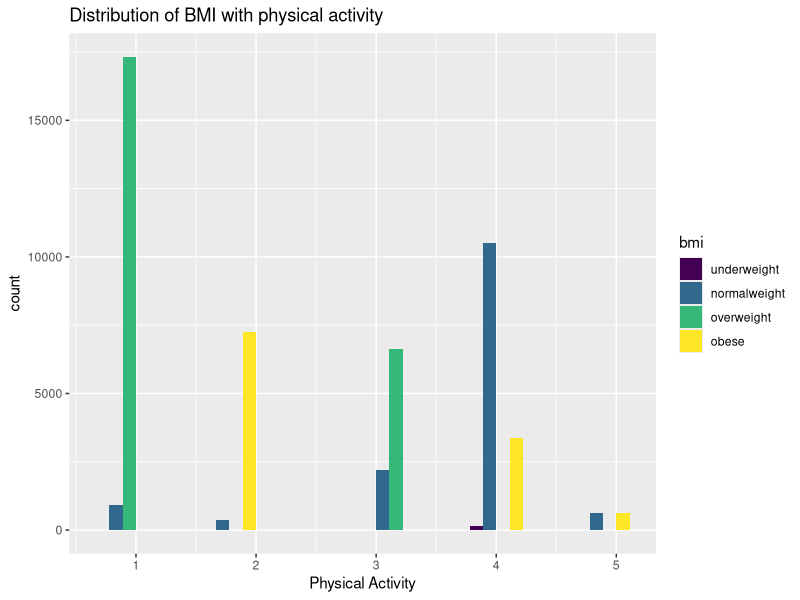
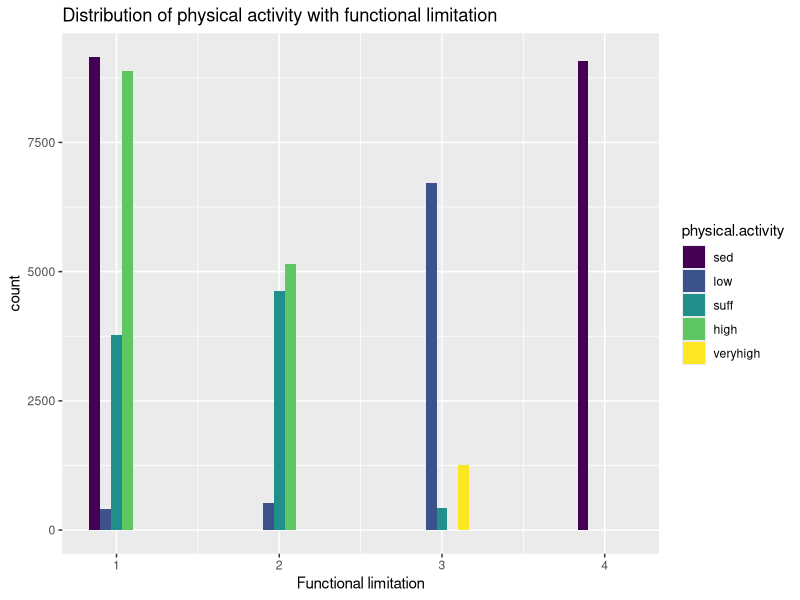
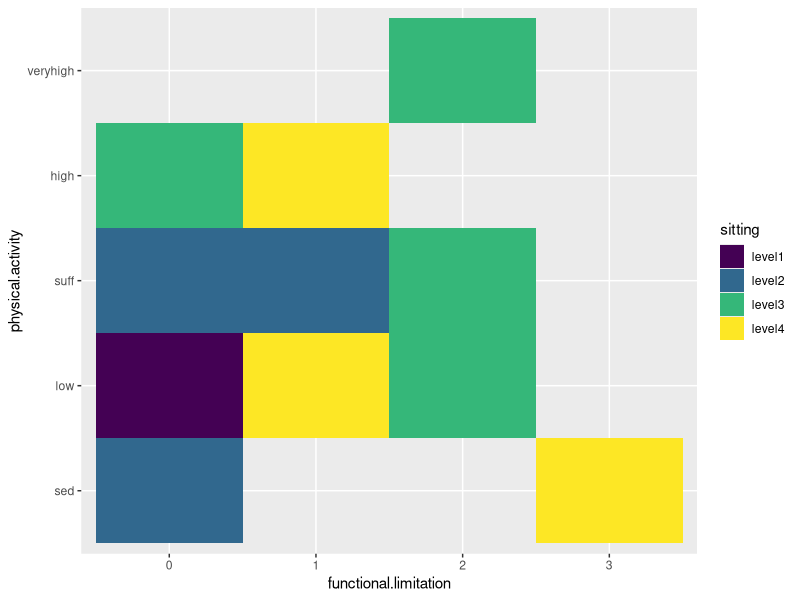
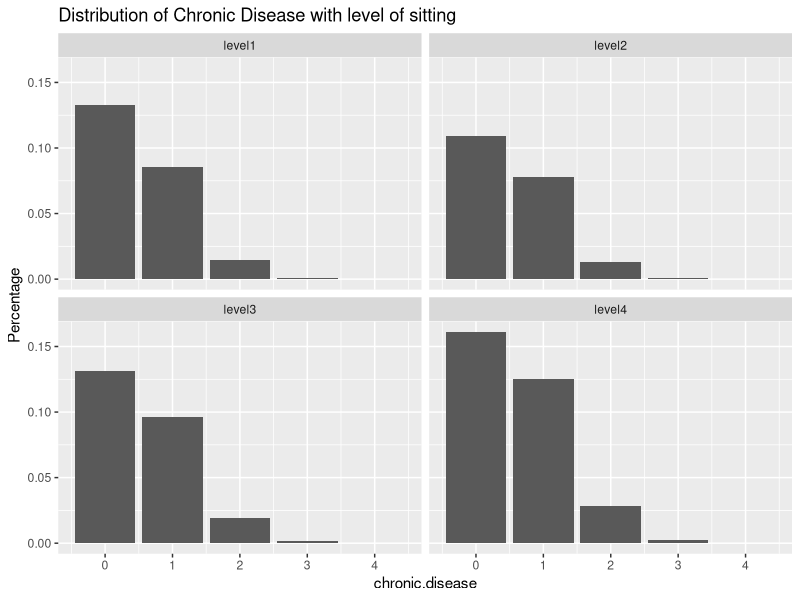

Write the R code that produced these figures, in order.
## ---- chunk 1
set.seed(101)
generateDataset<-function(N){
  data.frame(matrix(0, nrow = N, ncol = 11))
  age<-0
  canc<-0
  cvd<-0
  diab<-0
  hbp<-0
  education<-0
  smoke<-0
  functional.limitation<-0
  physical.activity<-0
  bmi<-0
  sitting<-0
  data.frame(age,canc,cvd,diab,hbp,education,smoke,functional.limitation,physical.activity,bmi,sitting)
  age<-rnorm(N,55.6,5.4)
  education<-factor(sample(0:5, N, replace=TRUE, prob=c(0.07, 0.128, 0.104, 0.172,0.21,0.317)),ordered=T, 
                    levels=c('0','1','2','3','4','5'))
  smoke<-rbinom(N,1,0.48)
  
  functional.limitation<-factor(sample(0:3, N, replace=TRUE, prob=c(0.445,0.205, 0.169, 0.181)),ordered=T,
                                levels= c('0','1','2','3'))
  no<-which(functional.limitation==0)
  length.no<-length(no)
  mild<-which(functional.limitation==1)
  length.mild<-length(mild)
  mod<-which(functional.limitation==2)
  length.mod<-length(mod)
  severe<-which(functional.limitation==3)
  length.severe<-length(severe)
  
  sitting <- factor( rep("level4",N), ordered=T,levels =c("level1", "level2", "level3", "level4"))
  mod1<-sample(mod,round(length(mod)*0.35),replace = FALSE)
  no1<-sample(no,round(length.no*0.30),replace = FALSE)
  mild1<-sample(mild,round(length.mild*0.20),replace = FALSE)
  sitting[c(no1,mild1,mod1)]<-"level1"

  
  no2<-sample(subset(no, !(no %in% no1)),round(length.no*0.30),replace = FALSE)
  mild2<-sample(subset(mild, !(mild %in% mild1)),round(length.mild*0.25),replace = FALSE)
  mod2<-sample(subset(mod,!(mod %in% mod1)),round(length.mod*0.10),replace = FALSE)
  sitting[c(no2,mild2,mod2)]<-"level2"
  
  mod3<-sample(subset(mod, !(mod %in% c(mod1,mod2)),round(length.mod*0.75),replace = FALSE))
  no3<-sample(subset(no, !(no %in% c(no1,no2))),round(length.no*0.35),replace = FALSE)
  sitting[c(mod3,no3)]<- "level3"

  logistic <- function(t) 1 / (1 + exp(-t))
  canc <- runif(length(age))< .05*logistic((age-50)/10) + .065*logistic((as.numeric(sitting)-3)/2)
  cvd<- runif(length(age))< .06*logistic((age-45)/2) + .07*logistic((as.numeric(sitting)-3)/2)
  diab <- runif(length(age))< .07*logistic((age-50)/10) + .086*logistic((as.numeric(sitting)-3)/2)
  hbp <- runif(length(age))< .4*logistic((age-45)/10) +.06*logistic((as.numeric(sitting)-3)/2)

  
  physical.activity <- factor( rep("veryhigh",N), ordered=T,levels =c("sed", "low", "suff", "high", "veryhigh"))
  low.mod1<-sample(mod,round(length(mod)*0.8),replace = FALSE)
  low.no1<-sample(no,round(length.no*0.03),replace = FALSE)
  low.mild1<-sample(mild,round(length.mild*0.05),replace = FALSE)
  physical.activity[c(low.no1,low.mild1,low.mod1)]<-"low"
  
  suff.no2<-sample(subset(no, !(no %in% low.no1)),round(length.no*0.28),replace = FALSE)
  suff.mild2<-sample(subset(mild, !(mild %in% low.mild1)),round(length.mild*0.45),replace = FALSE)
  suff.mod2<-sample(subset(mod,!(mod %in% low.mod1)),round(length.mod*0.05),replace = FALSE)
  physical.activity[c(suff.no2,suff.mild2,suff.mod2)]<-"suff"
  
  high.no3<-sample(subset(no, !(no %in% c(no1,no2)),round(length.no*0.1),replace = FALSE))
  high.mild3<-sample(subset(mild, !(mild %in% c(low.mild1,suff.mild2)),round(length.mild*0.1),replace = FALSE))
  physical.activity[c(high.no3,high.mild3)]<-"high"

  severe.sed<-sample(severe,length.severe,replace = FALSE)
  severe.no4<-sample(subset(no, !(no %in% c(low.no1,suff.no2,high.no3)),round(length.no*0.1),replace = FALSE))
  physical.activity[c(severe.sed,severe.no4)]<-"sed"
  
  
  bmi<- factor( rep("obese",N), ordered=T,levels =c("underweight","normalweight", "overweight","obese"))
  
  sed<-which(physical.activity=="sed")
  length.sed<-length(sed)
  low<-which(physical.activity=="low")
  length.low<-length(low)
  suff<-which(physical.activity=="suff")
  length.suff<-length(suff)
  high<-which(physical.activity=="high")
  length.high<-length(high)
  veryhigh<-which(physical.activity=="veryhigh")
  length.veryhigh<-length(veryhigh)

  high1<-sample(high,round(length.high*0.01),replace = FALSE)
  veryhigh1<-sample(veryhigh,round(length.veryhigh*0.015),replace = FALSE)
  bmi[c(high1,veryhigh1)]<-"underweight"
  
  high2<-sample(subset(high, !(high %in% high1)),round(length.high*0.75),replace = FALSE)
  veryhigh2<-sample(subset(veryhigh, !(veryhigh %in% veryhigh1)),round(length.veryhigh*0.5),replace = FALSE)
  low2<-sample(low,round(length.low*0.05),replace = FALSE)
  sed2<-sample(sed,round(length.sed*0.05),replace = FALSE)
  suff2<-sample(suff,round(length.suff*0.25),replace = FALSE)
  bmi[c(high2,veryhigh2,low2,sed2,suff2)]<-"normalweight"
  
  
  sed3<-sample(subset(sed, !(sed %in% sed2),round(length.sed*0.1),replace = FALSE))
  suff3<-sample(subset(suff, !(suff %in% c(suff2)),round(length.suff*0.10),replace = FALSE))
  bmi[c(sed3,suff3)]<-"overweight"
  
  data.frame(age,canc,cvd,diab,hbp,education,smoke,functional.limitation,physical.activity,bmi,sitting)
}
## ---- chunk 2
data<-generateDataset(50000)
## ---- chunk 3
# Add new column counting the number of chronic diseases reported
data$chronic.disease<-rowSums(data=='TRUE')
## ---- chunk 4
summary(data)
## ---- chunk 5
library(ggplot2)
p<-ggplot(data, aes(x = as.numeric(physical.activity))) + geom_histogram(aes(fill=bmi),position = 'dodge', bins = 10)
p+labs(title="Distribution of BMI with physical activity",x="Physical Activity")
## ---- chunk 6
p<-ggplot(data, aes(x = as.numeric(functional.limitation))) + geom_histogram(aes(fill=physical.activity),position = 'dodge', bins = 10)
p+labs(title="Distribution of physical activity with functional limitation ",x="Functional limitation")

## ---- chunk 7
ggplot(data = data, aes(x = functional.limitation, y = physical.activity)) +
  geom_tile(aes(fill = sitting)) 

## ---- chunk 8
g<-ggplot(data,aes(chronic.disease)) + stat_count(aes(y = ((..count..)/sum(..count..))))
p<-g+ facet_wrap(~sitting)
p + labs (title= 'Distribution of Chronic Disease with level of sitting',y= 'Percentage')
## ---- chunk 9
data$sitting<-factor(data$sitting, ordered=FALSE)
model1<-glm(formula = canc~sitting, family = binomial(),data = data)
summary(model1)
## ---- chunk 10
model2<-glm(formula = diab~sitting + age, family = binomial(),data = data)
summary(model2)
## ---- chunk 11
model3<-glm(formula = cvd~sitting , family = binomial(),data = data)
summary(model3)
## ---- chunk 12
model4<-glm(formula = hbp~sitting, family = binomial(),data = data)
summary(model4)
## ---- chunk 13
data$chronic.disease<-as.factor(ifelse(data$chronic.disease==0,0,1))
model5<- glm(chronic.disease~sitting + age + physical.activity + functional.limitation,family = binomial(),data=data)
summary(model5)
## ---- chunk 14
model6<- glm(chronic.disease~sitting + age ,family = binomial(),data=data)
summary(model6)
